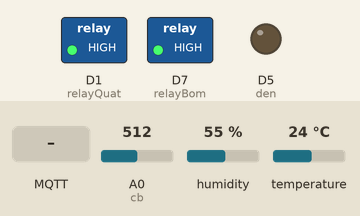
Bench run of a sketch on a simulated ESP8266 (NodeMCU). On the bench: switched loads named in the sketch (green lamp = pin HIGH), output pins drawn as LEDs (lit = HIGH). The inputs (shaded band) are chosen by the test bench; at power-on: A0 (cb) = 512, humidity 55 %, temperature 24 °C. WiFi joins after 1.5 s; servers stay silent unless stated; no MQTT or app messages arrive unless stated; what the sketch prints to the serial monitor is not drawn.

Above: at 3.5 s.
3.6 s: MQTT message "on1" arrives on the first subscribed topic
At 4.5 s:
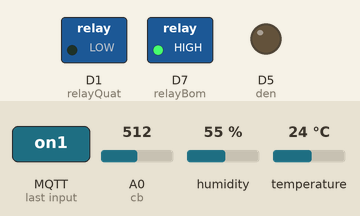
5.5 s: MQTT message "on3" arrives on the first subscribed topic
At 6.6 s:
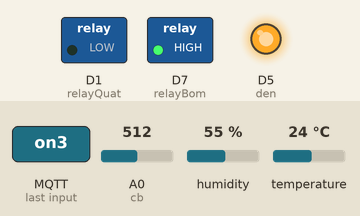
7.0 s: MQTT message "off1" arrives on the first subscribed topic
At 8.0 s:
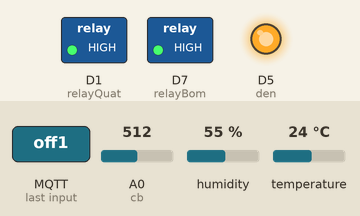
8.5 s: MQTT message "on2" arrives on the first subscribed topic
At 8.9 s:
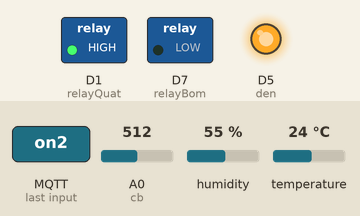
10.0 s: MQTT message "off3" arrives on the first subscribed topic
At 10.3 s:
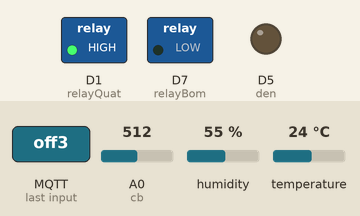
11.5 s: MQTT message "off2" arrives on the first subscribed topic
At 12.4 s:
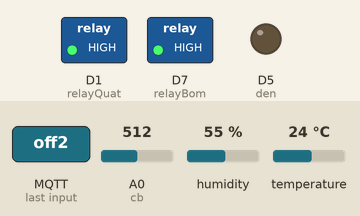
Timing chart, 0 to 14.0 s (numbered marks = the images above; inputs shaded):
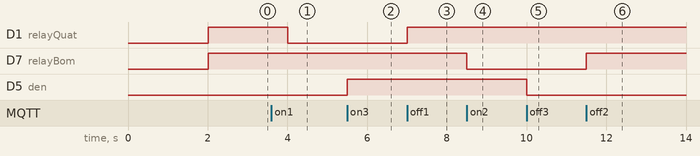

Measured:
- after the input at 3.6 s, D1 (relayQuat): HIGH → LOW after 0.41 s
- after the input at 5.5 s, D5 (den): LOW → HIGH at once
- after the input at 7.0 s, D1 (relayQuat): LOW → HIGH at once
- after the input at 8.5 s, D7 (relayBom): HIGH → LOW at once
- after the input at 10.0 s, D5 (den): HIGH → LOW at once
- after the input at 11.5 s, D7 (relayBom): LOW → HIGH at once

The sketch:

BTL.ino
```cpp
#define BLYNK_TEMPLATE_ID "TMPL6Pu1KWRaH"
#define BLYNK_TEMPLATE_NAME "IOT"
#define BLYNK_AUTH_TOKEN "TAQB7qJdGjVvZJffhMBcPFF7i5W8KZfC"

#include <DHT.h>
#include <Adafruit_Sensor.h>
#include <DHT_U.h>
#include <ESP8266WiFi.h>
#include <PubSubClient.h>
#include <ArduinoJson.h>
#include <BlynkSimpleEsp8266.h>

// Khai báo thông số của cảm biến DHT11
#define DHTPIN 4   // Chân dữ liệu của DHT11 được kết nối với chân D5 của ESP8266
#define DHTTYPE DHT11    // Loại cảm biến (DHT11 hoặc DHT22)
DHT_Unified dht(DHTPIN, DHTTYPE);

int relayBom = D7;    // relay Bơm
int relayQuat = 5;    // relay quạt
int den = D5;   // Chân led
int nutnhan = 12;  // Nút bật đèn
int nutbatquat = D3;
int nutbatbom = D4;
int state = 0;  // trạng thái thủ công hoặc tự động
int doam_bomtuoi = 20;
int doam_tatbomtuoi = 40;

int nhietdo_batquat = 23;
// Khai báo chân kết nối cảm biến quang trở (ví dụ: chân A0)
int cb = A0;      //Chân cảm biến ở chân Analog: A0
int doc_cb, TBcb;

// Thiết lập WiFi
const char* ssid = "P302";
const char* password = "234567890";
char auth[] = BLYNK_AUTH_TOKEN;

// Thiết lập thông tin máy chủ MQTT
const char* mqtt_server = "192.168.32.103";  // Địa chỉ IP hoặc tên miền của máy chủ MQTT
const int mqtt_port = 1883;              // Cổng MQTT

WiFiClient espClient;
PubSubClient client(espClient);


void callback(char* topic, byte* payload, unsigned int length) {
  String message = "";
  String topicStr = String(topic);
  Serial.println(topic);
  if(strcmp(topic, "postData") == 0){
    DynamicJsonDocument doc(256);
    deserializeJson(doc, payload, length);
    String jsonString;
    serializeJson(doc, jsonString);

    // In ra chuỗi JSON
    Serial.println(jsonString);

    nhietdo_batquat = doc["nhietdo"];
    doam_bomtuoi = doc["doambom"];
    doam_tatbomtuoi = doc["doamtat"];
    // state = 1;
  }
  else if(strcmp(topic, "control") == 0){
    for (int i = 0; i < length; i++) {
      message += (char)payload[i];
    }
    Serial.println(message);
    // điều khiển quạt
    if (message == "on1") {
      digitalWrite(relayQuat, LOW);
    } else if (message == "off1") {
      digitalWrite(relayQuat, HIGH);
    }
    // Điều khiển bơm
    if (message == "on2") {
      digitalWrite(relayBom, LOW); // Bật đèn
    } else if (message == "off2") {
      digitalWrite(relayBom, HIGH); // Tắt đèn
    }
    // điều khiển đèn
    if (message == "on3") {
      digitalWrite(den, HIGH); // Bật đèn
    } else if (message == "off3") {
      digitalWrite(den, LOW); // Tắt đèn
    }

    // bật tất cả
    if (message == "on4") {
      digitalWrite(den, HIGH); // Bật đèn
      digitalWrite(relayQuat, LOW);
      digitalWrite(relayBom, LOW);
    }
    // Tắt tất cả
    if (message == "off4") {
      digitalWrite(den, LOW); // Tắt đèn
      digitalWrite(relayQuat, HIGH);
      digitalWrite(relayBom, HIGH);
    }

  }
  else if(strcmp(topic, "state") == 0){
    for (int i = 0; i < length; i++) {
      message += (char)payload[i];
    }
    Serial.print(message);
    if(message == "auto")
      state = 1;
    if(message == "manual")
      state = 0;
  }
}

void setup() {
  Serial.begin(115200);
  delay(10);

  // Kết nối với mạng WiFi
  WiFi.begin(ssid, password);
  while (WiFi.status() != WL_CONNECTED) {
    delay(1000);
    Serial.println("Kết nối đến mạng WiFi...");
  }
  Serial.println("Đã kết nối đến mạng WiFi");

  // Kết nối đến máy chủ MQTT
  client.setServer(mqtt_server, mqtt_port);
  client.setCallback(callback);  // Đặt hàm callback để xử lý tin nhắn từ máy chủ MQTT

  // Kết nối cảm biến DHT11
  pinMode(relayBom, OUTPUT);    //Tín hiệu xuất ra từ relay
  pinMode(relayQuat, OUTPUT);
  pinMode(den, OUTPUT);

  digitalWrite(relayBom, HIGH);
  digitalWrite(relayQuat,HIGH);
  digitalWrite(den, LOW);
  // mới thêm vào
  dht.begin();
  Blynk.begin(auth, ssid, password);
  //
  reconnect();
}

unsigned long DHTdelay = 3000;
unsigned long timer = 0;
void loop() {
  client.loop();
  // Đọc nhiệt độ và độ ẩm từ cảm biến DHT11 và độ ẩm đất
  unsigned long currentTime = millis();
  if (currentTime - timer >= DHTdelay) {
    timer = currentTime;

    // Đọc ánh sáng từ cảm biến quang trở
    // for(int i=0;i<=9;i++)   /*Chúng ta sẽ tạo một hàm for để đọc 10 lần giá trị cảm biến,
    //                         sau đó lấy giá trị trung bình để được giá trị chính xác nhất.*/
    //     {
    //       doc_cb += analogRead(cb);
    //     }
    // TBcb=doc_cb/10;     //Tính giá trị trung bình
    TBcb = analogRead(cb);
    sensors_event_t event;
    dht.temperature().getEvent(&event);
    float temperature = event.temperature;
    dht.humidity().getEvent(&event);
    float humidity = event.relative_humidity;

    float phantramao = map(TBcb, 0, 1023, 0, 100);    //Chuyển giá trị Analog thành giá trị %
    float phantramthuc = 100 - phantramao;


    if (isnan(temperature) || isnan(humidity)) {
        Serial.println("Failed to read from DHT sensor!");
        // return;
    }
    // Làm tròn các độ ẩm
      float nhietdo = round(temperature * 10) / 10.0; // Làm tròn temperature với 1 chữ số thập phân
      float doam = round(humidity * 10) / 10.0; // Làm tròn humidity với 1 chữ số thập phân
      float doamdat = round(phantramthuc * 10) / 10.0; // Làm tròn soil với 1 chữ số thập phân
      delay (1000);

      // đọc lên blynk
      Blynk.virtualWrite(V5, nhietdo);
      Blynk.virtualWrite(V6, doam);
      Blynk.virtualWrite(V7, doamdat);


      Serial.print("Nhiệt độ: ");
      Serial.println(temperature);
      Serial.print("Độ ẩm: ");
      Serial.println(humidity);
      Serial.print("Độ ẩm đất: ");
      Serial.println(phantramthuc);
      Serial.println("\n");

      // Trạng thái thủ công
      if(state == 0){
      }
      else{
        // Bật quạt tự động
        if(nhietdo > nhietdo_batquat) digitalWrite(relayQuat, LOW);
        else digitalWrite(relayQuat, HIGH);
        // Bật nước tự động
        if(doamdat < doam_bomtuoi){
          digitalWrite(relayBom, LOW);
          digitalWrite(den, HIGH);
          Serial.println("Bật bơm tưới!");
        }
        else{
          if(doamdat > doam_tatbomtuoi){
            digitalWrite(relayBom, HIGH);
            digitalWrite(den, LOW);
            Serial.println("Tắt bơm tưới!");
          }
        }
      }


      // Kiểm tra kết nối với máy chủ MQTT
      if (!client.connected()) {
        reconnect();
      }
      StaticJsonDocument<200> jsonDoc;
      jsonDoc["temp"] = nhietdo;
      jsonDoc["humi"] = doam;
      jsonDoc["soil"] = doamdat;

      char jsonBuffer[200];
      serializeJson(jsonDoc, jsonBuffer);

      // Gửi chuỗi JSON lên MQTT topic
      client.publish("topic", jsonBuffer);

      if (!client.connected()) {
        reconnect();
      }
      StaticJsonDocument<200> json;
      if(digitalRead(den) == HIGH) json["led"] = "ON";
      else json["led"] = "OFF";
      if(digitalRead(relayBom) == LOW) json["pump"] = "ON";
      else json["pump"] = "OFF";
      if(digitalRead(relayQuat) == LOW) json["fan"] = "ON";
      else json["fan"] = "OFF";

      char jsonBuffer2[200];
      serializeJson(json, jsonBuffer2);
      client.publish("stateDevice", jsonBuffer2);
    // }

    doc_cb=0;
    // delay(5000);
  }
}

void reconnect() {
  while (!client.connected()) {
    Serial.println("Kết nối đến máy chủ MQTT...");
    if (client.connect("ESP8266Client")) {
      Serial.println("Đã kết nối đến máy chủ MQTT");
      client.subscribe("control");
      client.subscribe("postData");
      client.subscribe("state");
    } else {
      Serial.println("Kết nối lại sau 5 giây...");
      delay(5000);
    }
  }

}
```
